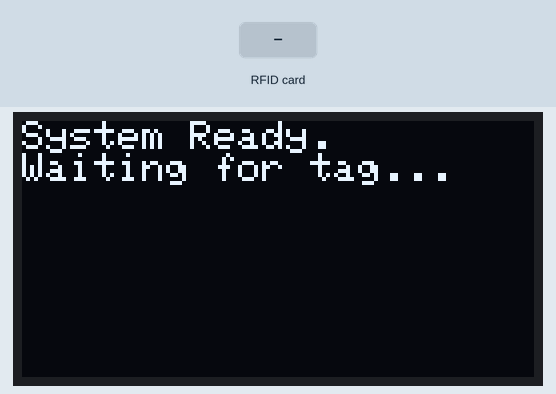
Recording of a sketch running on a simulated ESP32. Parts: 128×64 one-colour display. Inputs (shaded band) come from the test bench. What the sketch prints to the serial monitor is not drawn.

Above: at 1.3 s.
1.4 s: RFID card 5E 7A 19 C4 held to the reader
At 3.1 s:
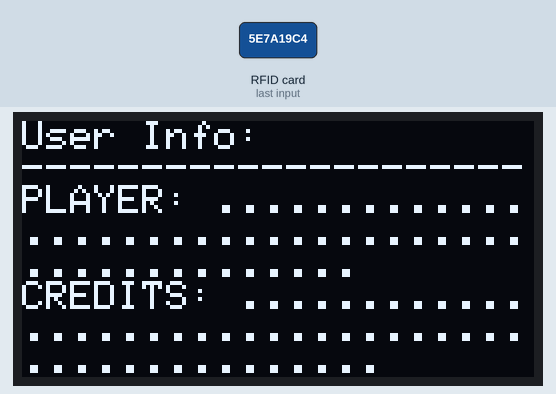
At 4.7 s:
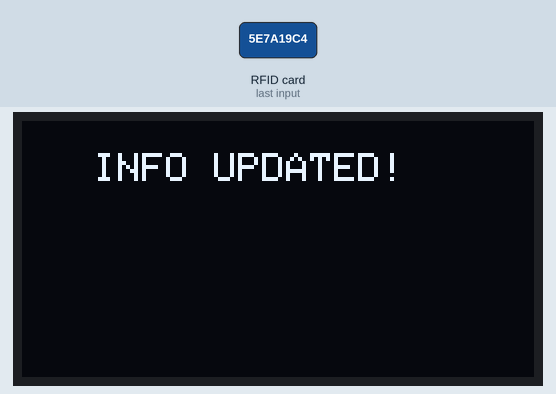
Timing chart, 0 to 6.2 s (numbered marks = the images above; inputs shaded):
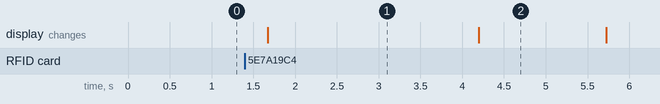

The sketch:

NFC_App.ino
```cpp
#include <Wire.h>
#include <Adafruit_GFX.h>
#include <Adafruit_SSD1306.h>
#include "UniversalRFID.h"
#include <Preferences.h>

// --- OLED Display Settings ---
#define SCREEN_WIDTH 128
#define SCREEN_HEIGHT 64
#define OLED_RESET    -1 // Set to -1 if your screen doesn't have a dedicated reset pin
#define SCREEN_ADDRESS 0x3C // 0x3C is the standard I2C address for 0.96" OLEDs

Adafruit_SSD1306 display(SCREEN_WIDTH, SCREEN_HEIGHT, &Wire, OLED_RESET);

// Define pins for ESP32 DevKit V1
#define SS_PIN  5
#define RST_PIN 4

UniversalRFID myReader(SS_PIN, RST_PIN);

void setup() {
    Serial.begin(115200);
    while (!Serial);

    myReader.begin();

    // Initialize OLED
    // SSD1306_SWITCHCAPVCC tells the screen to generate its own 3.3V internal power
    if(!display.begin(SSD1306_SWITCHCAPVCC, SCREEN_ADDRESS)) {
        Serial.println("OLED connection failed! Check wiring.");
        for(;;); // Freeze the code here if the screen is dead
    }

    // Hand the screen over to the adafruit library
    myReader.attachDisplay(&display);

    // Tell the library to draw the waiting screen
    myReader.showIdleScreen();

    display.println("Waiting for tag...");
}

void loop() {
    // Check for a card
    if (!myReader.scanForTag()) return;

    Serial.println("\n-----------------------------");
    Serial.print("UID: ");
    Serial.println(myReader.getUID());
    Serial.print("Type: ");
    Serial.println(myReader.getTagType());

    // test string to write to the tag
    String accountInfo = "hkjkjk PLAYER:Pearssooon njnj CREDITS:11150 RANK:PRO";
    // TODO: seperate name & credits into different slots

    // Parse the string to extract the player's name and credits
    int nameStart = accountInfo.indexOf("PLAYER:") + 7;
    int creditsStart = accountInfo.indexOf("CREDITS:") + 8;
    int rankStart = accountInfo.indexOf("RANK:") + 5;
    String playerName = accountInfo.substring(nameStart, accountInfo.indexOf(" ", nameStart));
    String credits = accountInfo.substring(creditsStart, accountInfo.indexOf(" ", creditsStart));
    String rank = accountInfo.substring(rankStart, accountInfo.indexOf(" ", rankStart));

    // Read the old values
    String oldName = myReader.readData(3);
    String oldCredits = myReader.readData(5);
    String oldRank = myReader.readData(8);

    // Write data to tag
    Serial.println("Writing Data to Slot 1...");
    myReader.writeData(3, playerName);
    myReader.writeData(5, credits);
    myReader.writeData(8, rank);

    // Print all data on the tag for verification
    Serial.println("All Data on Tag:");
    myReader.printAllData();

    // Grab the string directly from Slot 1
    String cardData = myReader.readData(1);
    Serial.print("cardData: ");
    Serial.println(cardData);

    String newCredits = myReader.updateCredits(50); // Add 50 credits to the current value in slot 1
    myReader.updateName("Person"); // Update the player name in slot 1
    myReader.printAllData();

    // Safely halt the tag
    myReader.haltTag();
    Serial.println("Card halted. User can safely remove it.");

    // OLED SEQUENCE
    if (newCredits != "") {
        // Show the formatted BEFORE state
        myReader.displayCachedData(oldName, oldCredits, oldRank);
        delay(2500); // Leave it on screen for 2.5 seconds

        // Show the transition message
        myReader.printToOled("\n   INFO UPDATED!   ");
        delay(1500); // Leave message for 1.5 seconds

        // Show the formatted AFTER state
        myReader.displayCachedData(oldName, newCredits, oldRank);
        delay(4000); // Leave final stats up for 4 seconds

    } else {
        // Fallback if the card was removed too early during step 3
        myReader.printToOled("Update Failed.\nTry Again.");
        delay(3000);
    }
    // Return to the waiting screen
    myReader.showIdleScreen();
}
```

UniversalRFID.h
```cpp
#ifndef UNIVERSAL_RFID_H
#define UNIVERSAL_RFID_H

#include <Arduino.h>
#include <SPI.h>
#include <MFRC522.h>
#include <Adafruit_GFX.h>
#include <Adafruit_SSD1306.h>

class UniversalRFID {
    public:
        // Constructor
        UniversalRFID(byte ssPin, byte rstPin);

        void begin();
        bool scanForTag();
        void haltTag();
        void setPages(int uSlot, int cSlot, int rSlot);

        String getUID();
        String getTagType();

        bool writeData(int slotNumber, String data);
        void printData(int slotNumber);
        void printAllData();
        String readData(int slotNumber);

        String updateCredits(int newCredits);
        String updateName(String newName);
        String updateRank(String newRank);

        void attachDisplay(Adafruit_SSD1306* displayOled);

        void showIdleScreen();
        void displayToOled(int slotNumber);
        void printToOled(String message);
        void displayCachedData(String name, String credits, String rank);   // Add this to handle data when the card is no longer present

    private:
        MFRC522 rfid;
        MFRC522::MIFARE_Key key;
        MFRC522::PICC_Type currentTagType;

        // Constants
        const byte LARGE_PAYLOAD_SIZE = 48;
        const int ERROR_DELAY_MS = 1000;

        // Pages
        int userSlotPage;
        int creditSlotPage;
        int rankSlotPage;

        // A pointer to hold our attached screen
        Adafruit_SSD1306* oled = nullptr;

        void stringTo48ByteArray(String input, byte* payload);
        String payloadToString(byte* buffer, int length);

        bool writeMifare(int sectorNum, byte* dataToWrite);
        bool writeNTAG(int startPage, byte* dataToWrite);
        String readMifare(int slotNumber);
        String readNTAG(int slotNumber);
};

#endif
```

Source omitted: UniversalRFID.cpp (19403 bytes)

Measured:
- after the input at 1.4 s, the display: changes after 0.27 s (image 1)
- what the display in image 1 shows lasts 2.5 s, from 1.7 s to 4.2 s
